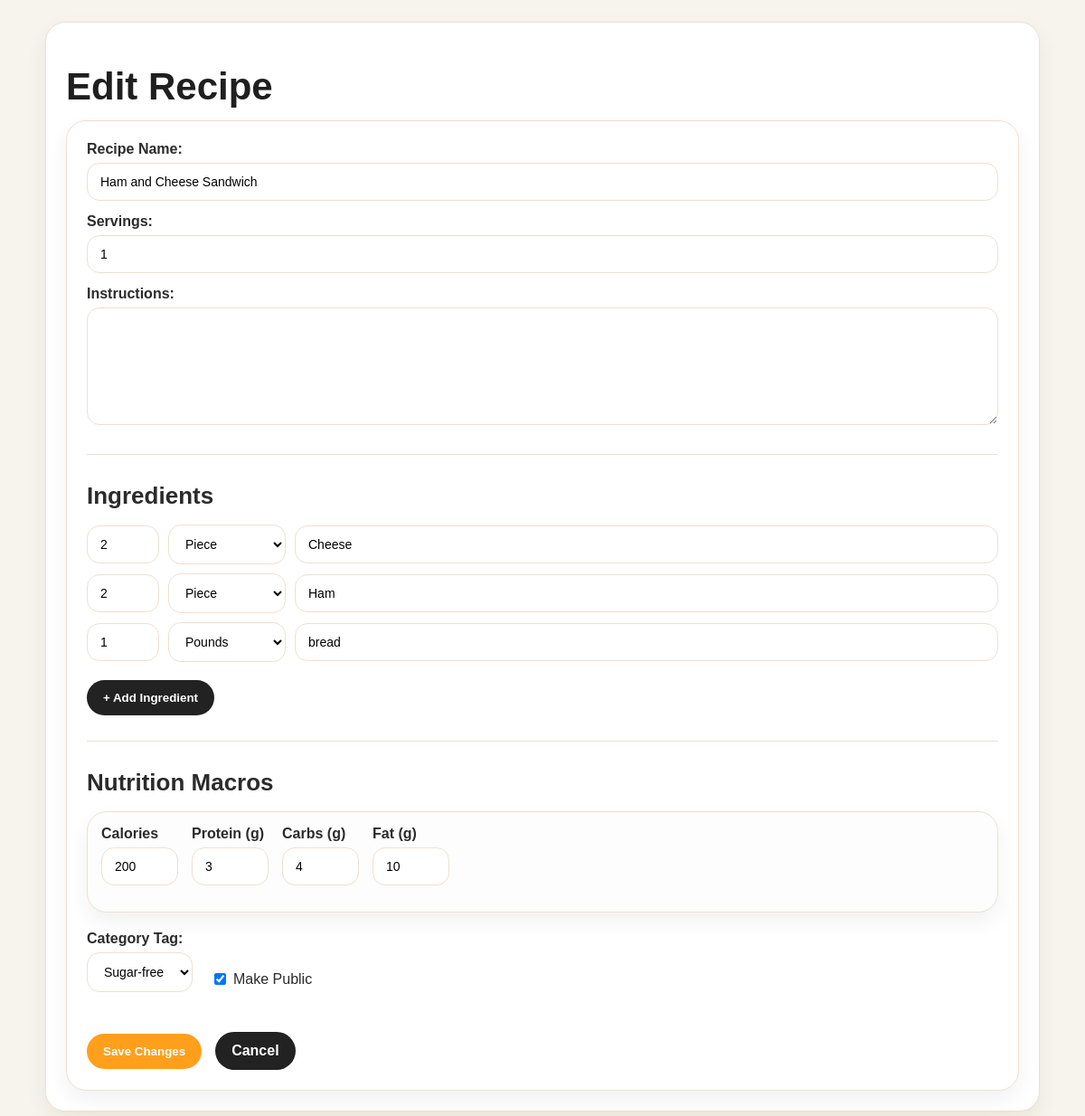
Screenshot of /edit_recipe/2 (signed in) with the database file from the repository.
### app.py (models this page shows)
class Recipe(db.Model):
    id = db.Column(db.Integer, primary_key=True)
    name = db.Column(db.String(100), nullable=False)
    servings = db.Column(db.Integer, nullable=False)
    instructions = db.Column(db.Text, nullable=True)
    ingredients = db.relationship('Ingredient', backref='recipe', lazy=True, cascade="all, delete-orphan")
    calories = db.Column(db.Integer, default=0)
    protein = db.Column(db.Integer, default=0)
    carbs = db.Column(db.Integer, default=0)
    fat = db.Column(db.Integer, default=0)
    tags = db.Column(db.String(200), nullable=True)
    is_public = db.Column(db.Boolean, default=False)
    user_id = db.Column(db.Integer, db.ForeignKey('user.id'), nullable=False)
    forked_from = db.Column(db.String(80), nullable=True)
    ratings = db.relationship('Rating', backref='recipe', lazy=True, cascade="all, delete-orphan")
    comments = db.relationship('Comment', backref='recipe', lazy=True, cascade="all, delete-orphan")

class Ingredient(db.Model):
    id = db.Column(db.Integer, primary_key=True)
    name = db.Column(db.String(100), nullable=False)
    quantity = db.Column(db.String(50), nullable=False)
    unit = db.Column(db.String(20), nullable=False)
    recipe_id = db.Column(db.Integer, db.ForeignKey('recipe.id'), nullable=False)

### app.py (the view, shortened to what this page needs)
@app.route('/edit_recipe/<int:recipe_id>', methods=['GET', 'POST'])
def edit_recipe(recipe_id):
    recipe = Recipe.query.get_or_404(recipe_id)
    if 'user_id' not in session or recipe.user_id != session['user_id']:
        return "Unauthorized", 403
    return render_template('edit_recipe.html', recipe=recipe)

### app.py (called while the page is built)
@app.before_request
def clear_stale_session():
    if 'user_id' in session:
        user = User.query.get(session['user_id'])
        if not user:
            session.clear()

### templates/edit_recipe.html (shortened to what this page needs)
<!DOCTYPE html>
<html>
<head>
    <link rel="stylesheet" href="{{ url_for('static', filename='style.css') }}">
</head>
<body class="page-body">
    <div class="container form-container">
        <h1 class="page-title">Edit Recipe</h1>
        <div class="card form-card">
            <form method="POST" action="/edit_recipe/{{ recipe.id }}">
                <div class="form-group">
                    <label class="form-label">Recipe Name:</label>
                    <input class="form-input" type="text" name="name" value="{{ recipe.name }}" required>
                </div>
                <div class="form-group">
                    <label class="form-label">Servings:</label>
                    <input class="form-input" type="number" name="servings" value="{{ recipe.servings }}" min="1">
                </div>
                <div class="form-group">
                    <label class="form-label">Instructions:</label>
                    <textarea class="form-textarea" name="instructions">{{ recipe.instructions }}</textarea>
                </div>
                <hr class="divider">
                <h3 class="section-title">Ingredients</h3>
                <div id="ingredient-container">
                    {% for ing in recipe.ingredients %}
                    <div class="ingredient-row form-row" style="display: flex; gap: 10px; margin-bottom: 10px;">
                        <input class="form-input ing-qty" type="text" name="ing_qty" value="{{ ing.quantity }}" placeholder="Qty" style="width: 80px;">
                        <select class="form-select ing-unit" name="ing_unit" style="width: 130px;">
                            {% for unit_val, unit_label in [('tsp', 'Teaspoon'), ('tbsp', 'Tablespoon'), ('cup', 'Cup'), ('g', 'Grams'), ('oz', 'Ounces'), ('ml', 'Milliliters'), ('lb', 'Pounds'), ('pinch', 'Pinch'), ('piece', 'Piece')] %}
                                <option value="{{ unit_val }}" {% if ing.unit == unit_val %}selected{% endif %}>{{ unit_label }}</option>
                            {% endfor %}
                        </select>
                        <input class="form-input" type="text" name="ing_name" value="{{ ing.name }}" placeholder="Ingredient Name" style="flex: 1;">
                    </div>
                    {% endfor %}
                </div>
                <button class="btn btn-secondary" type="button" id="add-ingredient-btn" style="margin-top: 10px;">
                    + Add Ingredient
                </button>
                <hr class="divider">
                <h3 class="section-title">Nutrition Macros</h3>
                <div class="form-row card" style="background: #fdfdfd; padding: 15px; border: 1px solid var(--border); display: flex; gap: 15px; flex-wrap: wrap;">
                    <div class="form-group">
                        <label class="form-label">Calories</label>
                        <input class="form-input" type="number" name="calories" value="{{ recipe.calories or 0 }}" style="width: 85px;">
                    </div>
                    <div class="form-group">
                        <label class="form-label">Protein (g)</label>
                        <input class="form-input" type="number" name="protein" value="{{ recipe.protein or 0 }}" style="width: 85px;">
                    </div>
                    <div class="form-group">
                        <label class="form-label">Carbs (g)</label>
                        <input class="form-input" type="number" name="carbs" value="{{ recipe.carbs or 0 }}" style="width: 85px;">
                    </div>
                    <div class="form-group">
                        <label class="form-label">Fat (g)</label>
                        <input class="form-input" type="number" name="fat" value="{{ recipe.fat or 0 }}" style="width: 85px;">
                    </div>
                </div>
                <div class="form-row" style="display: flex; gap: 20px; align-items: center; margin-top: 20px;">
                    <div class="form-group">
                        <label class="form-label">Category Tag:</label>
                        <select class="form-select" name="tags">
                            {% for tag in ['keto', 'sugar-free', 'protein', 'nut-free', 'vegan'] %}
                                <option value="{{ tag }}" {% if recipe.tags == tag %}selected{% endif %}>{{ tag|capitalize }}</option>
                            {% endfor %}
                        </select>
                    </div>
                    <label class="checkbox-label" style="display: flex; align-items: center; gap: 5px; cursor: pointer; margin-top: 25px;">
                        <input type="checkbox" name="is_public" {% if recipe.is_public %}checked{% endif %}>
                        Make Public
                    </label>
                </div>
                <div class="form-row" style="margin-top: 30px; gap: 15px;">
                    <button class="btn btn-primary" type="submit">Save Changes</button>
                    <a href="{{ url_for('index') }}" class="btn btn-secondary" style="text-decoration: none; text-align: center;">Cancel</a>
                </div>
            </form>
        </div>
    </div>
</body>
</html>

### static/style.css (style rules this page uses)
:root { --orange: #ff9f1c; --dark: #1f1f1f; --text: #2b2b2b; --muted: #777; --bg: #f7f3ed; --card: #ffffff; --border: #eee0d0; }
body, .page-body { font-family: Arial, sans-serif; max-width: 1100px; margin: 0 auto; padding: 24px; background: var(--bg); color: var(--text); }
.container, .feed-container, .dashboard-container, .recipe-container, .search-container, .form-container { max-width: 1100px; margin: 0 auto; }
.card, .recipe-card, .form-card, .search-result-item, .form-container { background: var(--card); border: 1px solid var(--border); border-radius: 22px; padding: 22px; box-shadow: 0 10px 25px rgba(0, 0, 0, 0.06); }
.page-title, .form-title { font-size: 42px; line-height: 1; margin-bottom: 16px; color: var(--dark); }
.section-title { font-size: 26px; margin-top: 30px; margin-bottom: 16px; }
.divider { border: none; border-top: 1px solid var(--border); margin: 28px 0; }
.form-input, .form-select, .form-textarea, input, select, textarea { padding: 12px 14px; border: 1px solid var(--border); border-radius: 14px; font-size: 14px; background: white; }
.form-input, .form-textarea { width: 100%; box-sizing: border-box; }
.form-label, .section-label { font-weight: 700; margin-bottom: 6px; display: block; }
.form-group { margin-bottom: 14px; }
.form-row, .ingredient-row, .comment-input-row, .search-form { display: flex; gap: 12px; align-items: center; flex-wrap: wrap; }
.form-textarea, textarea { min-height: 130px; resize: vertical; }
.btn, button { border: none; border-radius: 999px; padding: 12px 18px; font-weight: 700; cursor: pointer; }
.btn-primary { background: var(--orange); color: white; }
.btn-secondary { background: #222; color: white; }

### rows the page displays
Recipe: name "Ham and Cheese Sandwich", servings "1", calories "200", protein "3", carbs "4", fat "10", tags "Sugar-free", is_public "☑"
Ingredient: ing_qty "2", ing_unit "Piece", ing_name "Cheese"
Ingredient: ing_qty "2", ing_unit "Piece", ing_name "Ham"
Ingredient: ing_qty "1", ing_unit "Pounds", ing_name "bread"
